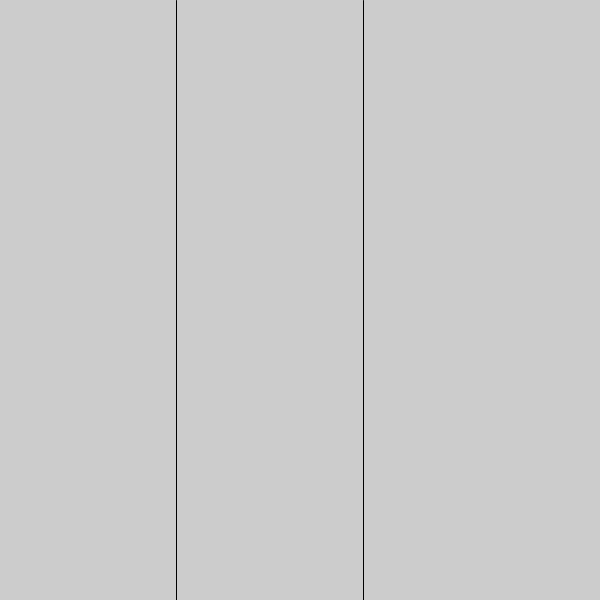
Frame 1 (no input)
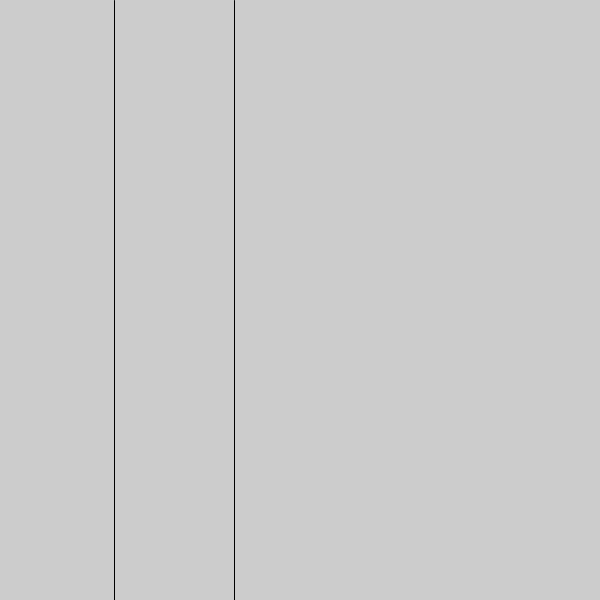
Frame 60 (the mouse pressed at the canvas centre just before this capture)
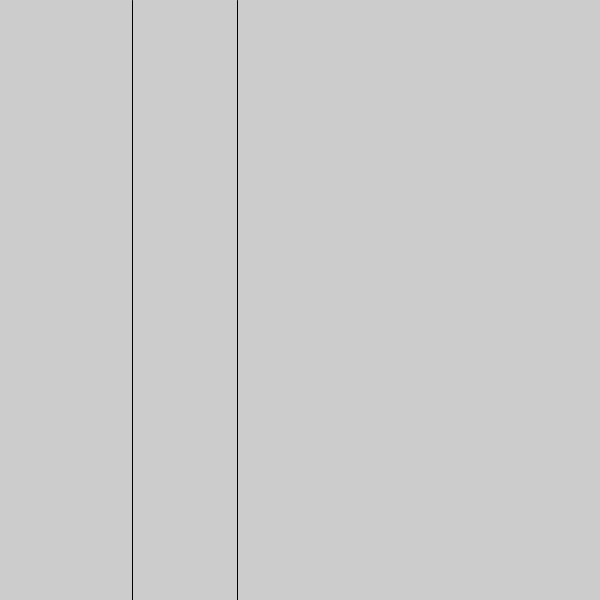
Frame 120 (the mouse held since frame 60 and released just before this capture)

The Processing sketch that drew these frames (run headless with seeded random() and noise(); from frame 60 on, the mouse is pressed at the canvas centre):

// Processing sketch: sketch_34_noise_
// ── sketch_34_noise_.pde
/*
  the use of the noise method  
 
  Author:Rituparna Matkar
  Email:rituparna.matkar@gmail.com
 */
 float xoff = 0.0;
void setup() {
  size(600, 600);
}

void draw() {
  background(204);
  xoff = xoff + .01;
  float n = noise(xoff) * width;
  line(n, 0, n, height);
  float n1 = noise(xoff+10) * width;
  line(n1, 0, n1, height);
}
